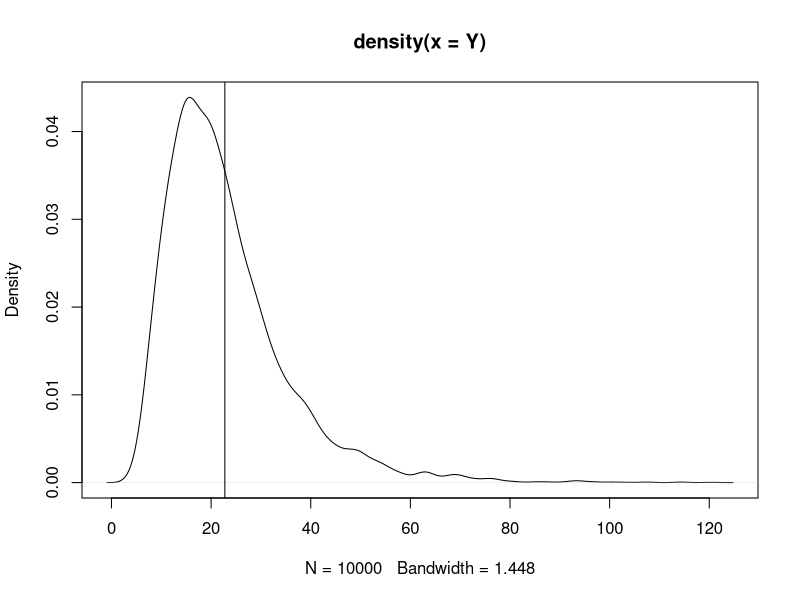
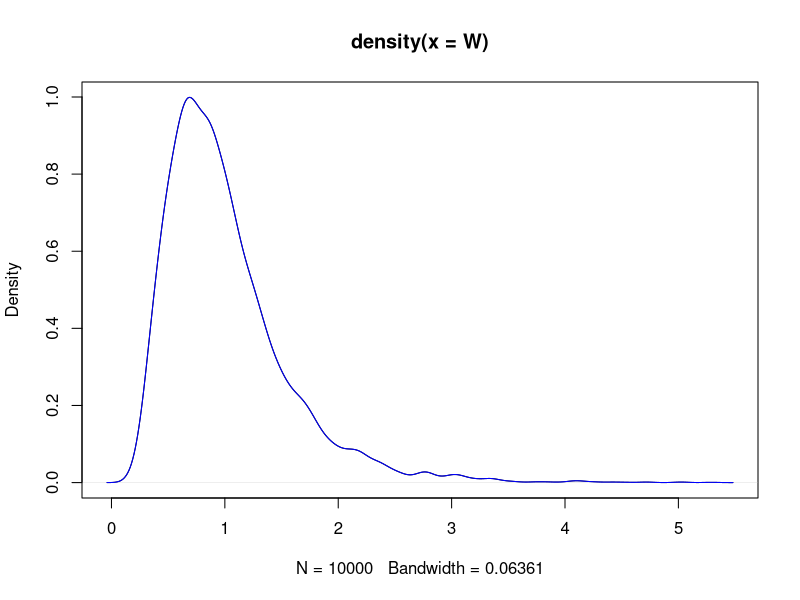
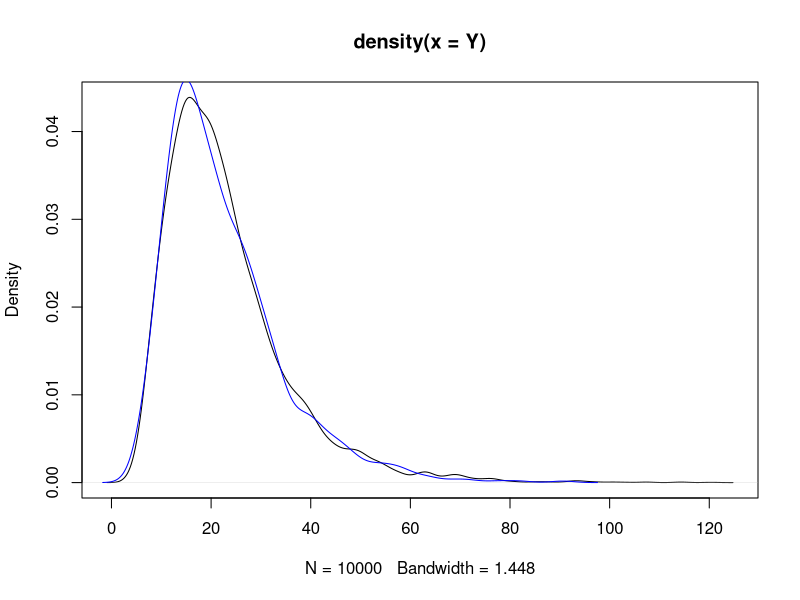
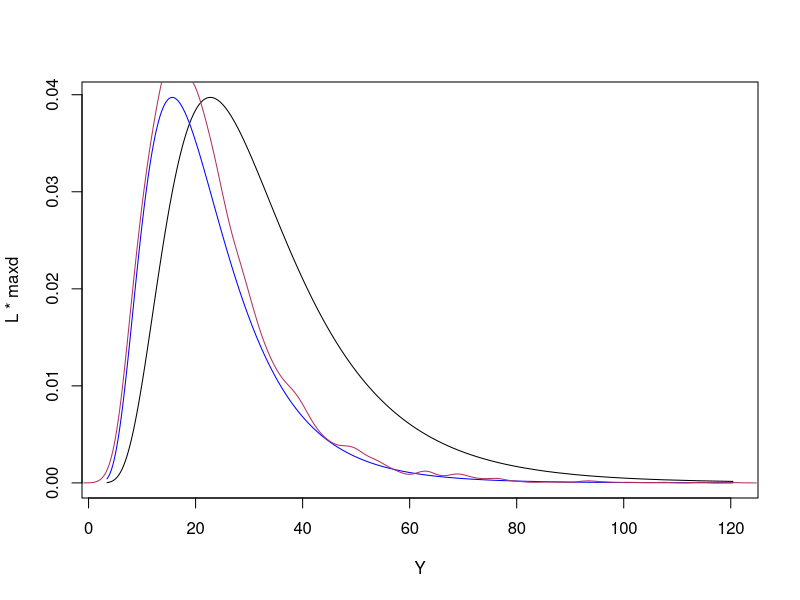

Write the R code that produced these figures, in order.
# take a normal sample
mu = 3
sigma = 0.5
sigma2 <- sigma^2
logY <- sort(rnorm(10000,mu,sigma))
sd(logY)	# 0.5
Y <- exp(logY)

plot(density(Y))
m <- exp(mu+sigma2/2)
v <- (exp(sigma2)-1)*exp(2*mu+sigma2)

c(m, v)
c( mean(Y), var(Y))
abline(v=m)

W <- Y/m 
plot( density(W) )
mW <- 1
vW <- v/m^2
c( mean(W), var(W) )	# empricial mean and standard deviation
c( mW, vW )			# theoretical
sigma2W <- log(1+vW/mW^2)
muW <- log(mW - sigma2W/2)
W2 <- rlnorm(1000, muW, sqrt(sigma2W))

lines( density(W), col="blue" )


plot(density(Y))
lines( density(m*W2), col="blue" )

d <- density(Y)
maxd <- dlnorm( exp(mu-sigma), mu, sigma )
L <- exp( -1/2*(logY - log(m))^2/sigma2 )
plot( L*maxd ~ Y, type="l")
L2 <- exp( -1/2*(logY - (log(m)-sigma2/2))^2/sigma2 ) * 1/Y
lines( L2/max(L2)*maxd ~ Y, col="blue")
lines( d, col="maroon")




